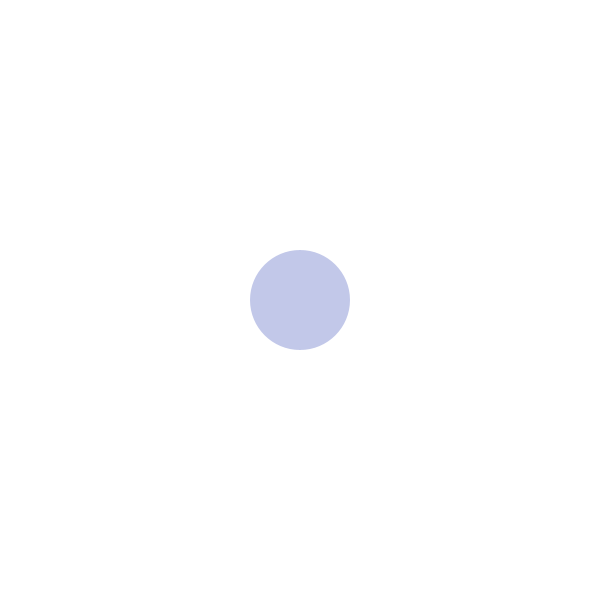
Frame 1 (no input)
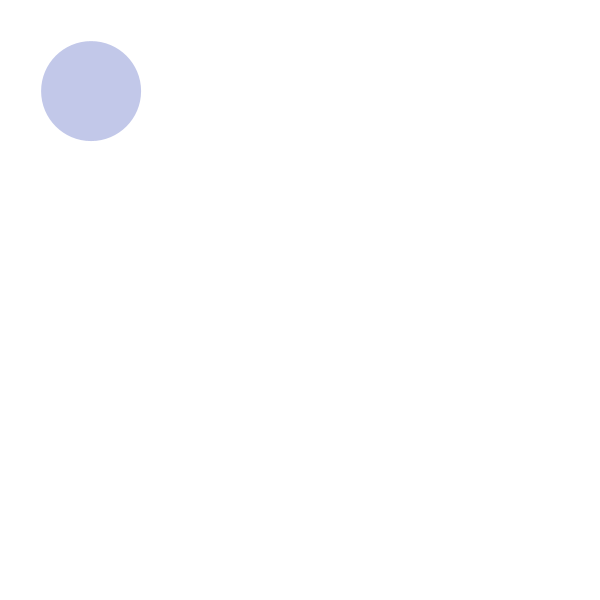
Frame 60 (the mouse pressed at the canvas centre just before this capture)
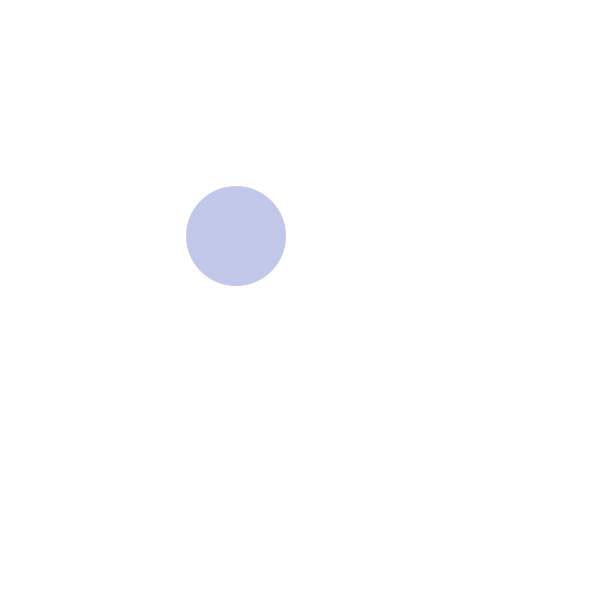
Frame 120 (the mouse held since frame 60 and released just before this capture)

The Processing sketch that drew these frames (run headless with seeded random() and noise(); from frame 60 on, the mouse is pressed at the canvas centre):

// Processing sketch: Agent_Simple_Follow
// ── Agent_Simple_Follow.pde
//Created by Tomas de Camino
// Follow the mouse
 
float x,y;
 
void setup(){
 size(600,600);
 smooth();
 x= width/2;
 y= width/2;
 ellipseMode(CENTER);
}
 
void draw(){
  background(255);
  fill(10);
  noStroke();
  fill(100,114,200,100);
  ellipse(x ,y ,100,100);
  x+=(mouseX-x)/50;
  y+=(mouseY-y)/50;
}
